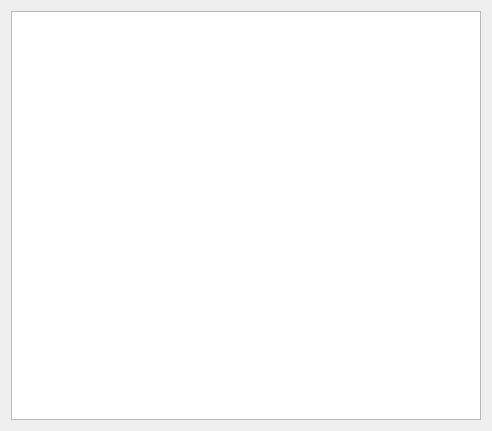
<?xml version="1.0" encoding="UTF-8"?>
<ui version="4.0">
 <class>OrderView</class>
 <widget class="QWidget" name="OrderView">
  <property name="geometry">
   <rect>
    <x>0</x>
    <y>0</y>
    <width>492</width>
    <height>431</height>
   </rect>
  </property>
  <property name="windowTitle">
   <string>Form</string>
  </property>
  <layout class="QGridLayout" name="gridLayout">
   <item row="0" column="0">
    <widget class="QTableView" name="tableView">
     <property name="styleSheet">
      <string notr="true">selection-background-color: rgb(255, 85, 255);</string>
     </property>
    </widget>
   </item>
  </layout>
 </widget>
 <resources/>
 <connections/>
</ui>
